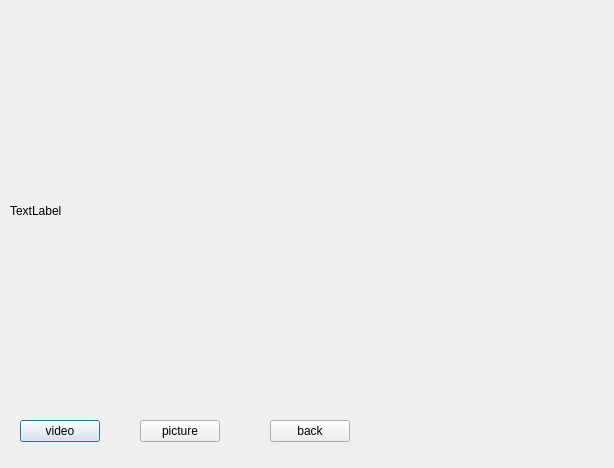
<?xml version="1.0" encoding="UTF-8"?>
<ui version="4.0">
 <class>Recognize</class>
 <widget class="QDialog" name="Recognize">
  <property name="geometry">
   <rect>
    <x>0</x>
    <y>0</y>
    <width>614</width>
    <height>468</height>
   </rect>
  </property>
  <property name="windowTitle">
   <string>Dialog</string>
  </property>
  <widget class="QPushButton" name="video">
   <property name="geometry">
    <rect>
     <x>20</x>
     <y>420</y>
     <width>80</width>
     <height>22</height>
    </rect>
   </property>
   <property name="text">
    <string>video</string>
   </property>
  </widget>
  <widget class="QPushButton" name="picture">
   <property name="geometry">
    <rect>
     <x>140</x>
     <y>420</y>
     <width>80</width>
     <height>22</height>
    </rect>
   </property>
   <property name="text">
    <string>picture</string>
   </property>
  </widget>
  <widget class="QPushButton" name="back">
   <property name="geometry">
    <rect>
     <x>270</x>
     <y>420</y>
     <width>80</width>
     <height>22</height>
    </rect>
   </property>
   <property name="text">
    <string>back</string>
   </property>
  </widget>
  <widget class="QLabel" name="label">
   <property name="geometry">
    <rect>
     <x>10</x>
     <y>20</y>
     <width>591</width>
     <height>381</height>
    </rect>
   </property>
   <property name="text">
    <string>TextLabel</string>
   </property>
  </widget>
 </widget>
 <resources/>
 <connections/>
</ui>
